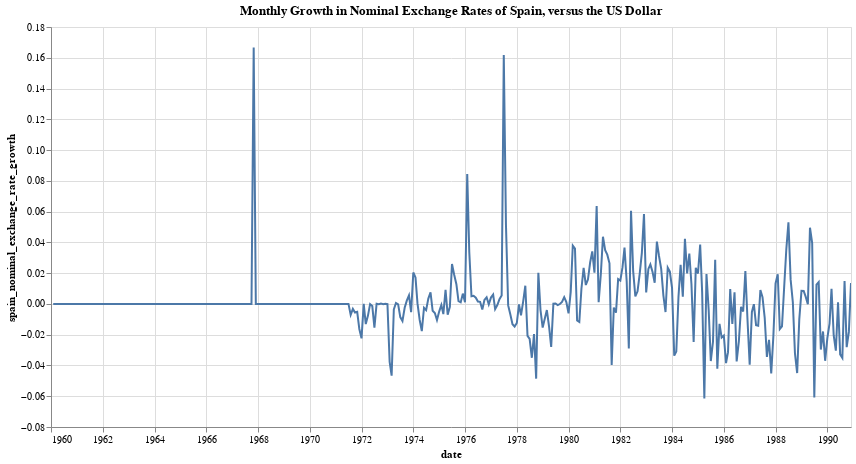

Notebook cell for this chart:
### Code cell
import altair as alt 
# plot an interactive time series graph of the monthly growth in nominal exchange rates of Spain, versus the US dollar
alt.Chart(merged_df).mark_line().encode(
    x='date:T',
    y='spain_nominal_exchange_rate_growth:Q'
).properties(
    title='Monthly Growth in Nominal Exchange Rates of Spain, versus the US Dollar',
    width=800,
    height=400
).interactive()

### Figure 1 — Vega-Lite specification as saved in the notebook (floating-point values rounded to 4 significant figures; data arrays with more than 128 entries replaced by an {"elided": "..."} marker saying what was removed)
{"config": {"view": {"continuousWidth": 300, "continuousHeight": 300}}, "data": {"name": "data-d4a82274eff71f60c72811fe4105bd55"}, "mark": {"type": "line"}, "encoding": {"x": {"field": "date", "type": "temporal"}, "y": {"field": "spain_nominal_exchange_rate_growth", "type": "quantitative"}}, "height": 400, "params": [{"name": "param_1", "select": {"type": "interval", "encodings": ["x", "y"]}, "bind": "scales"}], "title": "Monthly Growth in Nominal Exchange Rates of Spain, versus the US Dollar", "width": 800, "$schema": "https://vega.github.io/schema/vega-lite/v5.15.1.json", "datasets": {"data-d4a82274eff71f60c72811fe4105bd55": {"elided": "372 records"}}}
